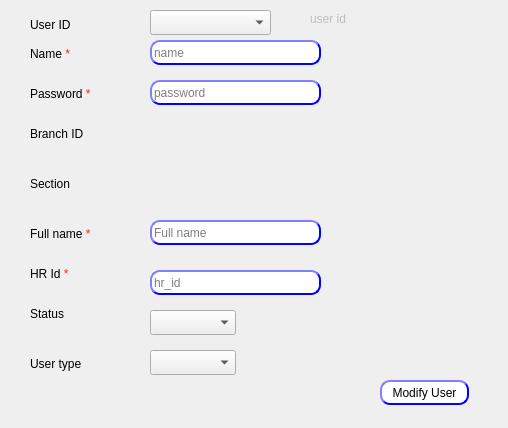
<?xml version="1.0" encoding="UTF-8"?>
<ui version="4.0">
 <class>Dialog</class>
 <widget class="QDialog" name="Dialog">
  <property name="geometry">
   <rect>
    <x>0</x>
    <y>0</y>
    <width>508</width>
    <height>428</height>
   </rect>
  </property>
  <property name="windowTitle">
   <string>User</string>
  </property>
  <widget class="QLineEdit" name="LE_name">
   <property name="geometry">
    <rect>
     <x>150</x>
     <y>40</y>
     <width>171</width>
     <height>25</height>
    </rect>
   </property>
   <property name="styleSheet">
    <string notr="true">QLineEdit{
                                        background-color: white;
                                        border-style: outset;
                                        border-width: 2px;
                                        border-radius: 10px;
                                        border-color: blue;
                                        min-width: 6em;
                                        }
                                        QLineEdit:hover {
                                        background: qradialgradient(
                                        cx: 0.3, cy: -0.4, fx: 0.3, fy: -0.4,
                                        radius: 1.35, stop: 0 #fff, stop: 1 #bbb
                                        );
                                        }
                                       QLineEdit:pressed {
                                        border-style: inset;
                                        background: qradialgradient(
                                        cx: 0.4, cy: -0.1, fx: 0.4, fy: -0.1,
                                        radius: 1.35, stop: 0 #fff, stop: 1 #ddd
                                        );
                                        }
                                    </string>
   </property>
   <property name="placeholderText">
    <string>name</string>
   </property>
  </widget>
  <widget class="QLineEdit" name="LE_password">
   <property name="geometry">
    <rect>
     <x>150</x>
     <y>80</y>
     <width>171</width>
     <height>25</height>
    </rect>
   </property>
   <property name="styleSheet">
    <string notr="true">QLineEdit{
                                        background-color: white;
                                        border-style: outset;
                                        border-width: 2px;
                                        border-radius: 10px;
                                        border-color: blue;
                                        min-width: 6em;
                                        }
                                        QLineEdit:hover {
                                        background: qradialgradient(
                                        cx: 0.3, cy: -0.4, fx: 0.3, fy: -0.4,
                                        radius: 1.35, stop: 0 #fff, stop: 1 #bbb
                                        );
                                        }
                                       QLineEdit:pressed {
                                        border-style: inset;
                                        background: qradialgradient(
                                        cx: 0.4, cy: -0.1, fx: 0.4, fy: -0.1,
                                        radius: 1.35, stop: 0 #fff, stop: 1 #ddd
                                        );
                                        }
                                    </string>
   </property>
   <property name="text">
    <string/>
   </property>
   <property name="maxLength">
    <number>32767</number>
   </property>
   <property name="echoMode">
    <enum>QLineEdit::Password</enum>
   </property>
   <property name="placeholderText">
    <string>password</string>
   </property>
  </widget>
  <widget class="QLineEdit" name="LE_hrId">
   <property name="geometry">
    <rect>
     <x>150</x>
     <y>270</y>
     <width>171</width>
     <height>25</height>
    </rect>
   </property>
   <property name="styleSheet">
    <string notr="true">QLineEdit{
                                        background-color: white;
                                        border-style: outset;
                                        border-width: 2px;
                                        border-radius: 10px;
                                        border-color: blue;
                                        min-width: 6em;
                                        }
                                        QLineEdit:hover {
                                        background: qradialgradient(
                                        cx: 0.3, cy: -0.4, fx: 0.3, fy: -0.4,
                                        radius: 1.35, stop: 0 #fff, stop: 1 #bbb
                                        );
                                        }
                                       QLineEdit:pressed {
                                        border-style: inset;
                                        background: qradialgradient(
                                        cx: 0.4, cy: -0.1, fx: 0.4, fy: -0.1,
                                        radius: 1.35, stop: 0 #fff, stop: 1 #ddd
                                        );
                                        }
                                    </string>
   </property>
   <property name="text">
    <string/>
   </property>
   <property name="maxLength">
    <number>32767</number>
   </property>
   <property name="placeholderText">
    <string>hr_id</string>
   </property>
  </widget>
  <widget class="QLineEdit" name="LE_fullName">
   <property name="geometry">
    <rect>
     <x>150</x>
     <y>220</y>
     <width>171</width>
     <height>25</height>
    </rect>
   </property>
   <property name="styleSheet">
    <string notr="true">QLineEdit{
                                        background-color: white;
                                        border-style: outset;
                                        border-width: 2px;
                                        border-radius: 10px;
                                        border-color: blue;
                                        min-width: 6em;
                                        }
                                        QLineEdit:hover {
                                        background: qradialgradient(
                                        cx: 0.3, cy: -0.4, fx: 0.3, fy: -0.4,
                                        radius: 1.35, stop: 0 #fff, stop: 1 #bbb
                                        );
                                        }
                                       QLineEdit:pressed {
                                        border-style: inset;
                                        background: qradialgradient(
                                        cx: 0.4, cy: -0.1, fx: 0.4, fy: -0.1,
                                        radius: 1.35, stop: 0 #fff, stop: 1 #ddd
                                        );
                                        }
                                    </string>
   </property>
   <property name="placeholderText">
    <string>Full name</string>
   </property>
  </widget>
  <widget class="QComboBox" name="CMB_userType">
   <property name="geometry">
    <rect>
     <x>150</x>
     <y>350</y>
     <width>86</width>
     <height>25</height>
    </rect>
   </property>
  </widget>
  <widget class="QComboBox" name="CMB_userStatus">
   <property name="geometry">
    <rect>
     <x>150</x>
     <y>310</y>
     <width>86</width>
     <height>25</height>
    </rect>
   </property>
  </widget>
  <widget class="QPushButton" name="BTN_modifyUser">
   <property name="geometry">
    <rect>
     <x>380</x>
     <y>380</y>
     <width>89</width>
     <height>25</height>
    </rect>
   </property>
   <property name="styleSheet">
    <string notr="true">QPushButton{
                                        background-color: white;
                                        border-style: outset;
                                        border-width: 2px;
                                        border-radius: 10px;
                                        border-color: blue;
                                        min-width: 6em;
                                        }
                                        QPushButton:hover {
                                        background: qradialgradient(
                                        cx: 0.3, cy: -0.4, fx: 0.3, fy: -0.4,
                                        radius: 1.35, stop: 0 #fff, stop: 1 #bbb
                                        );
                                        }
                                        QPushButton:pressed {
                                        border-style: inset;
                                        background: qradialgradient(
                                        cx: 0.4, cy: -0.1, fx: 0.4, fy: -0.1,
                                        radius: 1.35, stop: 0 #fff, stop: 1 #ddd
                                        );
                                        }
                                    </string>
   </property>
   <property name="text">
    <string>Modify User</string>
   </property>
  </widget>
  <widget class="QLabel" name="label_9">
   <property name="geometry">
    <rect>
     <x>30</x>
     <y>10</y>
     <width>99</width>
     <height>29</height>
    </rect>
   </property>
   <property name="text">
    <string>User ID</string>
   </property>
  </widget>
  <widget class="QComboBox" name="CMB_userName">
   <property name="geometry">
    <rect>
     <x>150</x>
     <y>10</y>
     <width>121</width>
     <height>25</height>
    </rect>
   </property>
  </widget>
  <widget class="QLabel" name="LB_userID">
   <property name="enabled">
    <bool>false</bool>
   </property>
   <property name="geometry">
    <rect>
     <x>310</x>
     <y>10</y>
     <width>151</width>
     <height>17</height>
    </rect>
   </property>
   <property name="frameShape">
    <enum>QFrame::NoFrame</enum>
   </property>
   <property name="text">
    <string>user id</string>
   </property>
  </widget>
  <widget class="QLabel" name="label_6">
   <property name="geometry">
    <rect>
     <x>30</x>
     <y>40</y>
     <width>99</width>
     <height>29</height>
    </rect>
   </property>
   <property name="text">
    <string>&lt;html&gt;&lt;head/&gt;&lt;body&gt;&lt;p&gt;Name &lt;span style=&quot; color:#ef2929;&quot;&gt;*&lt;/span&gt;&lt;/p&gt;&lt;/body&gt;&lt;/html&gt;</string>
   </property>
  </widget>
  <widget class="QLabel" name="label_4">
   <property name="geometry">
    <rect>
     <x>30</x>
     <y>260</y>
     <width>99</width>
     <height>29</height>
    </rect>
   </property>
   <property name="text">
    <string>&lt;html&gt;&lt;head/&gt;&lt;body&gt;&lt;p&gt;HR Id &lt;span style=&quot; color:#ef2929;&quot;&gt;*&lt;/span&gt;&lt;/p&gt;&lt;/body&gt;&lt;/html&gt;</string>
   </property>
  </widget>
  <widget class="QLabel" name="label_2">
   <property name="geometry">
    <rect>
     <x>30</x>
     <y>80</y>
     <width>99</width>
     <height>29</height>
    </rect>
   </property>
   <property name="text">
    <string>&lt;html&gt;&lt;head/&gt;&lt;body&gt;&lt;p&gt;Password &lt;span style=&quot; color:#ef2929;&quot;&gt;*&lt;/span&gt;&lt;/p&gt;&lt;/body&gt;&lt;/html&gt;</string>
   </property>
  </widget>
  <widget class="QLabel" name="label_3">
   <property name="geometry">
    <rect>
     <x>30</x>
     <y>220</y>
     <width>99</width>
     <height>29</height>
    </rect>
   </property>
   <property name="text">
    <string>&lt;html&gt;&lt;head/&gt;&lt;body&gt;&lt;p&gt;Full name &lt;span style=&quot; color:#ef2929;&quot;&gt;*&lt;/span&gt;&lt;/p&gt;&lt;/body&gt;&lt;/html&gt;</string>
   </property>
  </widget>
  <widget class="QLabel" name="label_7">
   <property name="geometry">
    <rect>
     <x>30</x>
     <y>350</y>
     <width>99</width>
     <height>29</height>
    </rect>
   </property>
   <property name="text">
    <string>&lt;html&gt;&lt;head/&gt;&lt;body&gt;&lt;p&gt;User type &lt;/p&gt;&lt;/body&gt;&lt;/html&gt;
                </string>
   </property>
  </widget>
  <widget class="QLabel" name="label_5">
   <property name="geometry">
    <rect>
     <x>30</x>
     <y>300</y>
     <width>99</width>
     <height>29</height>
    </rect>
   </property>
   <property name="text">
    <string>&lt;html&gt;&lt;head/&gt;&lt;body&gt;&lt;p&gt;Status &lt;/p&gt;&lt;/body&gt;&lt;/html&gt;
                </string>
   </property>
  </widget>
  <widget class="QLabel" name="label_8">
   <property name="geometry">
    <rect>
     <x>30</x>
     <y>120</y>
     <width>99</width>
     <height>29</height>
    </rect>
   </property>
   <property name="text">
    <string>&lt;html&gt;&lt;head/&gt;&lt;body&gt;&lt;p&gt;Branch ID&lt;/p&gt;&lt;/body&gt;&lt;/html&gt;
                </string>
   </property>
  </widget>
  <widget class="QLabel" name="label_10">
   <property name="geometry">
    <rect>
     <x>30</x>
     <y>170</y>
     <width>99</width>
     <height>29</height>
    </rect>
   </property>
   <property name="text">
    <string>&lt;html&gt;&lt;head/&gt;&lt;body&gt;&lt;p&gt;Section&lt;/p&gt;&lt;/body&gt;&lt;/html&gt;
                </string>
   </property>
  </widget>
 </widget>
 <resources/>
 <connections/>
</ui>
